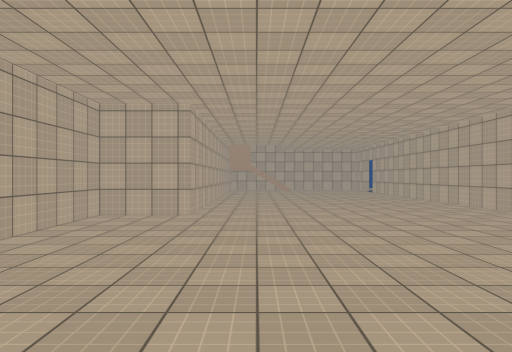
View 1 (above)

16 first-person views from a walk through a Unity game level. The camera is 1.5 m above the floor, looks level and sees 70° across. The floor is counted in squares, 2 m on a side. Each view is taken from the middle of a square. On the plan, view 1 faces up. The plan holds only what a view shows up to about 11 squares ahead; the rest is blank. The player character is not drawn. Surface patterns are stand-ins for the level's own textures.

View 2
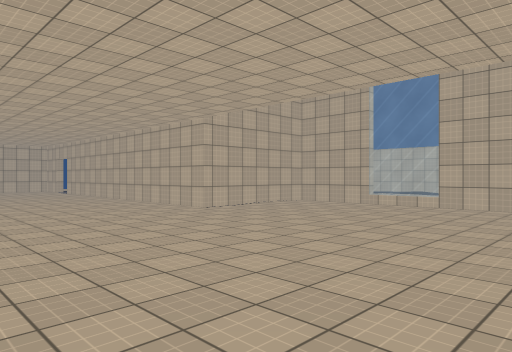

View 3
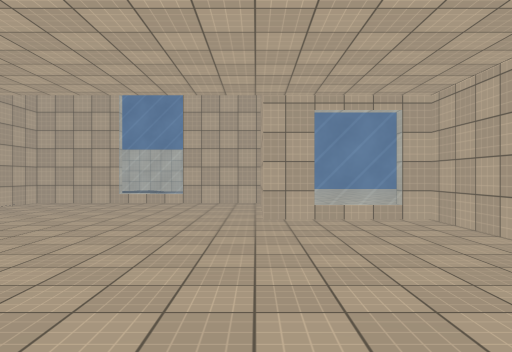

View 4
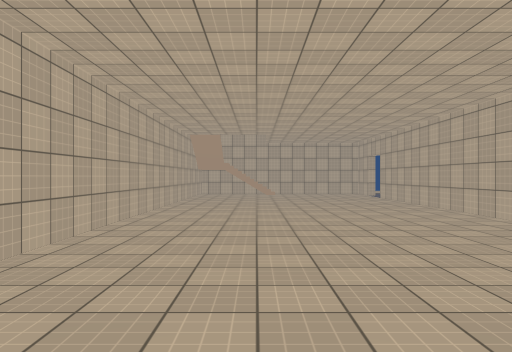

View 5
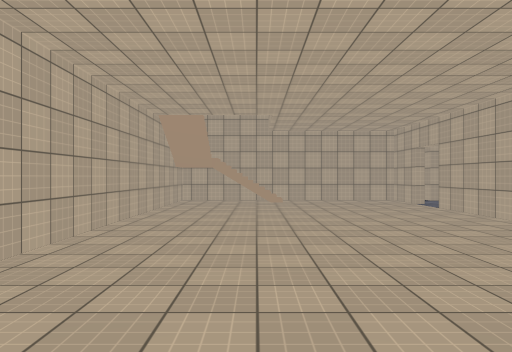

View 6
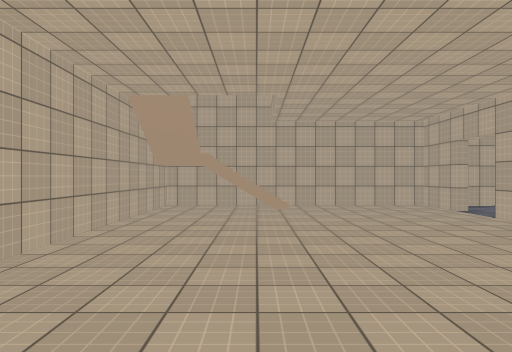

View 7
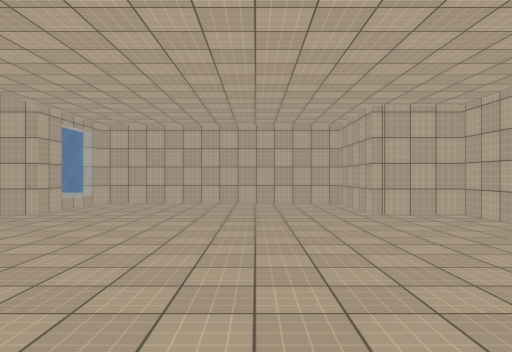

View 8
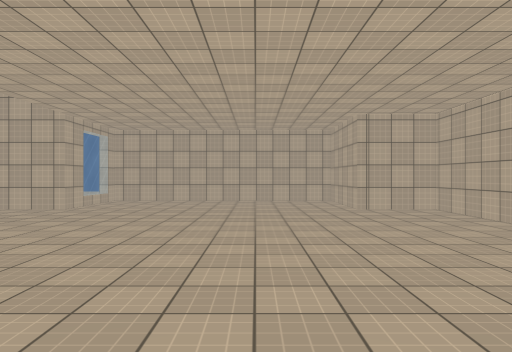

View 9
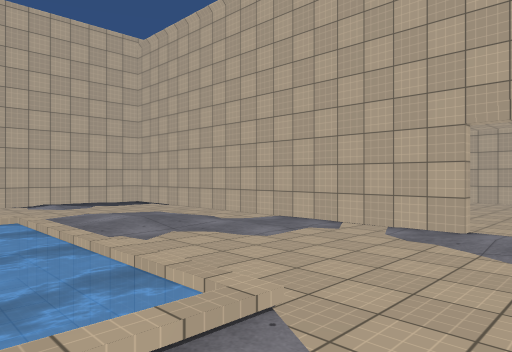

View 10
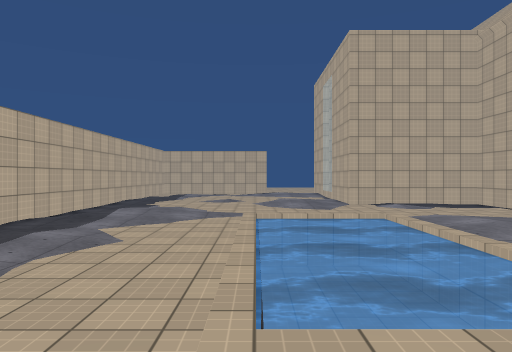

View 11
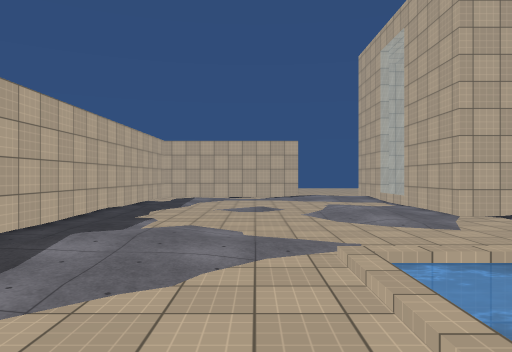

View 12
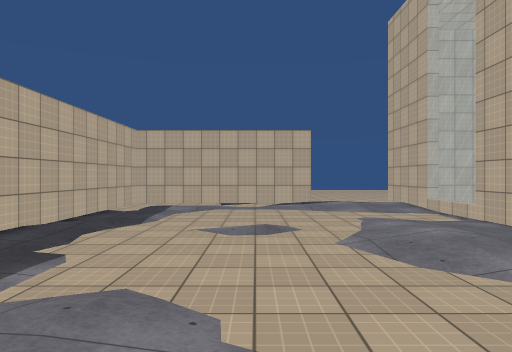

View 13
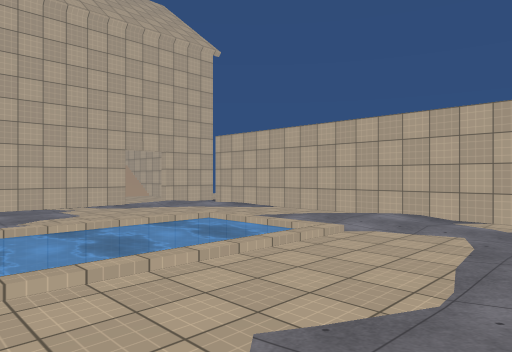

View 14
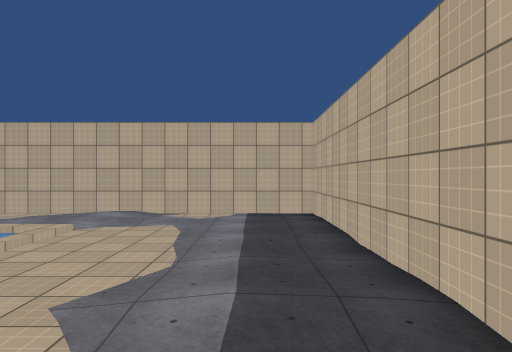

View 15
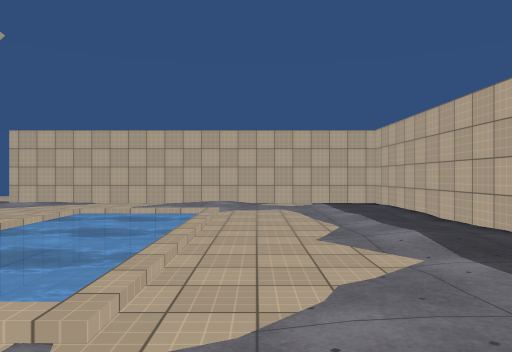

View 16
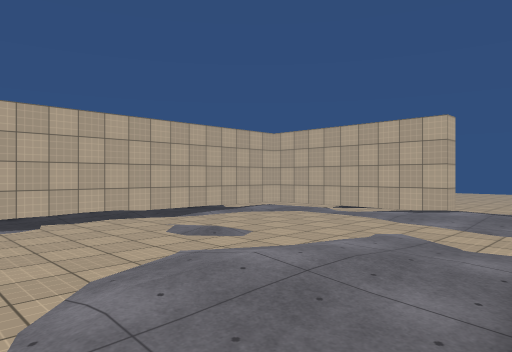

### Floor plan
Key: @ floor where view 1 was taken; # wall or solid block; . main floor; : floor 0.25 m higher than the main floor; / step, stairs or slope; = window, fence, low wall or low ledge; ≈ water the walk keeps out of.
Columns run from 3 left of view 1 to 16 right of it. Each row starts with its distance up from view 1.
 19   #######.##########
 18   #.....#//.../:...#
 17   #......:..../....#
 16   #.....#....≈≈≈...#
 15   #.....#....≈≈≈...#
 14   #.....#....≈≈≈..:#
 13   #.....#../.≈≈≈..:#
 12   #.....#./:.≈≈≈...#
 11   #.....#..:.≈≈≈..:#
 10   #.....#........:/#
  9   #.....#......../.#
  8   #.....#...../....#
  7 ###.....#####.:....#
  6 #...........#:/./..#
  5 #...........#......#
  4 #...........=......#
  3 #...........=......#
  2 #...........#::....#
  1 ##......#####..#####
  0  ##@....#   ....
 -1   #.....=   ....
 -2   #######   ....
 -3             ....

Positions as (right, up) in squares from view 1, and headings:
1: (0, 0), facing up
2: (0, 0), facing up-right
3: (-1, 1), facing right
4: (1, 4), facing up
5: (1, 8), facing up
6: (1, 10), facing up
7: (1, 8), facing down
8: (1, 9), facing down
9: (11, 18), facing down-left
10: (12, 18), facing down
11: (13, 14), facing down
12: (13, 11), facing down
13: (15, 12), facing up-left
14: (15, 11), facing up
15: (13, 9), facing up
16: (9, 9), facing down-right
